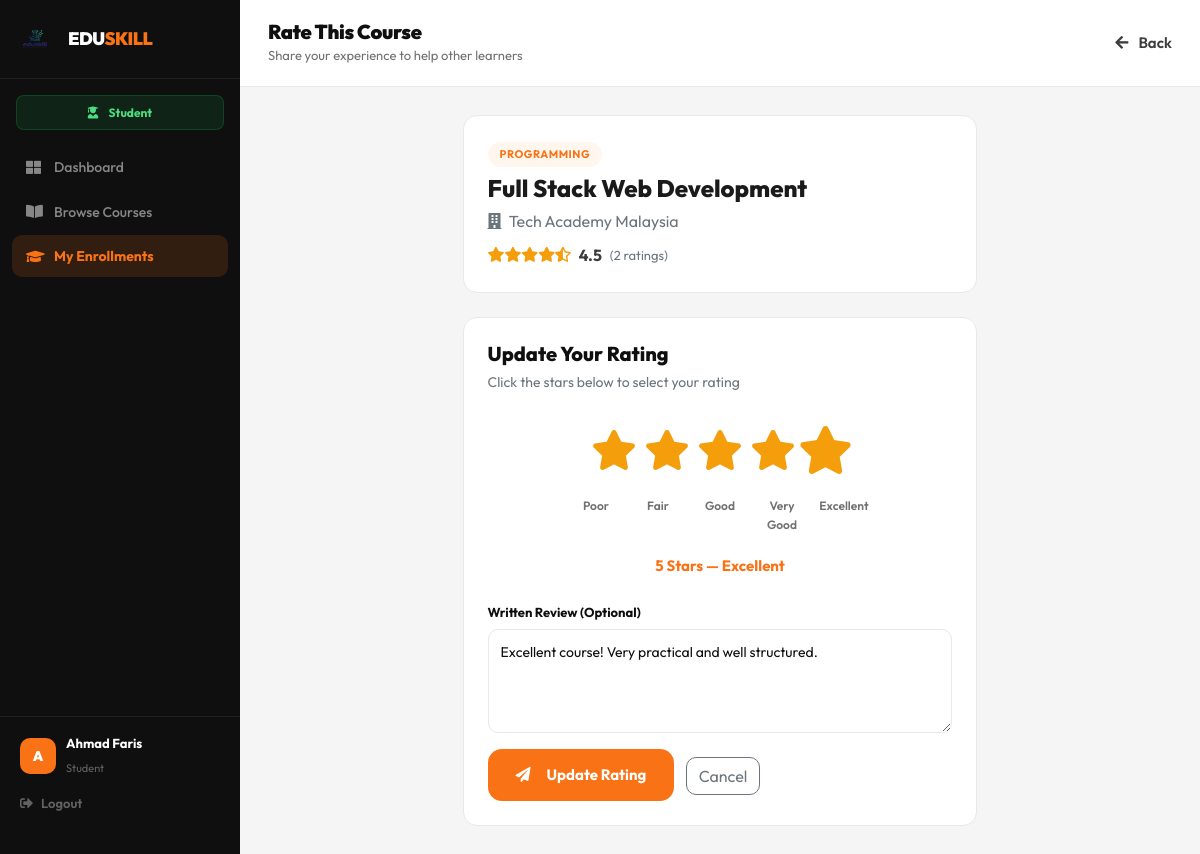
The app's page /student/rate_course.php?id=1 (signed in) with its own data.
### tables this page shows
CREATE TABLE IF NOT EXISTS courses (
    id           INT AUTO_INCREMENT PRIMARY KEY,
    provider_id  INT NOT NULL,
    title        VARCHAR(200) NOT NULL,
    category     VARCHAR(100) NOT NULL,
    duration     VARCHAR(50) NOT NULL,
    description  TEXT,
    price        DECIMAL(10,2) DEFAULT 0.00,
    max_students INT DEFAULT 30,
    status       ENUM('pending','approved','rejected') DEFAULT 'pending',
    created_at   TIMESTAMP DEFAULT CURRENT_TIMESTAMP,
    FOREIGN KEY (provider_id) REFERENCES providers(id) ON DELETE CASCADE
);

CREATE TABLE IF NOT EXISTS providers (
    id          INT AUTO_INCREMENT PRIMARY KEY,
    org_name    VARCHAR(150) NOT NULL,
    email       VARCHAR(100) NOT NULL UNIQUE,
    phone       VARCHAR(20),
    address     VARCHAR(200),
    description TEXT,
    password    VARCHAR(255) NOT NULL,
    status      ENUM('pending','approved','rejected') DEFAULT 'pending',
    created_at  TIMESTAMP DEFAULT CURRENT_TIMESTAMP
);

CREATE TABLE IF NOT EXISTS ratings (
    id          INT AUTO_INCREMENT PRIMARY KEY,
    student_id  INT NOT NULL,
    course_id   INT NOT NULL,
    rating      TINYINT NOT NULL CHECK (rating BETWEEN 1 AND 5),
    review      TEXT,
    created_at  TIMESTAMP DEFAULT CURRENT_TIMESTAMP,
    FOREIGN KEY (student_id) REFERENCES students(id) ON DELETE CASCADE,
    FOREIGN KEY (course_id)  REFERENCES courses(id)  ON DELETE CASCADE,
    UNIQUE KEY unique_rating (student_id, course_id)
);

### student/rate_course.php (the view, shortened to what this page needs)
<?php
require_once '../config/database.php';
$student_id   = $_SESSION['user_id'];
$student_name = $_SESSION['user_name'] ?? 'Student';
$course_id    = intval($_GET['id'] ?? 0);
$success      = '';
$stmt = mysqli_prepare($conn, "
    SELECT c.*, p.org_name as provider_name
    FROM courses c
    JOIN providers p ON c.provider_id = p.id
    JOIN enrollments e ON e.course_id = c.id
    WHERE c.id = ? AND e.student_id = ? AND e.status = 'approved'
");
mysqli_stmt_bind_param($stmt, 'ii', $course_id, $student_id);
mysqli_stmt_execute($stmt);
$course = mysqli_fetch_assoc(mysqli_stmt_get_result($stmt));
$check = mysqli_prepare($conn, "SELECT id, rating, review FROM ratings WHERE student_id=? AND course_id=?");
mysqli_stmt_bind_param($check, 'ii', $student_id, $course_id);
mysqli_stmt_execute($check);
$existing = mysqli_fetch_assoc(mysqli_stmt_get_result($check));
$avg_result    = mysqli_query($conn, "SELECT AVG(rating) as avg, COUNT(*) as total FROM ratings WHERE course_id=$course_id");
$avg_data      = mysqli_fetch_assoc($avg_result);
$avg_rating    = round($avg_data['avg'] ?? 0, 1);
$total_ratings = $avg_data['total'] ?? 0;
$current_rating = $existing['rating'] ?? 0;
?>
<!DOCTYPE html>
<html lang="en">
<head>
    <link rel="stylesheet" href="https://stackpath.bootstrapcdn.com/bootstrap/4.5.2/css/bootstrap.min.css">
    <link rel="stylesheet" href="https://cdnjs.cloudflare.com/ajax/libs/font-awesome/5.15.4/css/all.min.css">
    <link rel="stylesheet" href="../css/style.css">
    <link rel="stylesheet" href="../css/pasang.css">
    <link rel="stylesheet" href="../css/shreeyash.css">
</head>
<body class="dashboard-body">
<div class="dashboard-wrap">
    <aside class="dash-sidebar">
        <div class="dsb-brand">
            <a href="../index.php">
                <img src="../images/logo.png" alt="Logo"
                     style="width:30px;height:30px;border-radius:8px;object-fit:cover;"
                     onerror="this.style.display='none'">
                <span class="dsb-brand-text ml-2">EDU<span class="dsb-brand-accent">SKILL</span></span>
            </a>
        </div>
        <div class="dsb-role-badge student-role-badge">
            <i class="fas fa-user-graduate mr-2"></i> Student
        </div>
        <nav class="dsb-nav">
            <a href="dashboard.php"  class="dsb-link"><i class="fas fa-th-large"></i> Dashboard</a>
            <a href="courses.php"    class="dsb-link"><i class="fas fa-book-open"></i> Browse Courses</a>
            <a href="my_courses.php" class="dsb-link active"><i class="fas fa-graduation-cap"></i> My Enrollments</a>
        </nav>
        <div class="dsb-bottom">
            <div class="dsb-user-info">
                <div class="dsb-avatar"><?php echo strtoupper(substr($student_name,0,1)); ?></div>
                <div>
                    <strong><?php echo htmlspecialchars($student_name); ?></strong>
                    <span>Student</span>
                </div>
            </div>
            <a href="../auth/logout.php" class="dsb-logout">
                <i class="fas fa-sign-out-alt"></i> Logout
            </a>
        </div>
    </aside>
    <main class="dash-main">
        <div class="dash-topbar">
            <div>
                <h4 class="dash-page-title">Rate This Course</h4>
                <p class="dash-page-sub">Share your experience to help other learners</p>
            </div>
            <div class="dash-topbar-right">
                <a href="my_courses.php" class="btn-ghost">
                    <i class="fas fa-arrow-left mr-1"></i> Back
                </a>
            </div>
        </div>
        <div class="dash-content">
            <div class="row justify-content-center">
                <div class="col-lg-7">
                    <div class="dash-card mb-4 p-4">
                        <span class="course-cat mb-2 d-inline-block">
                            <?php echo htmlspecialchars($course['category']); ?>
                        </span>
                        <h4 style="font-weight:800;color:#1a1a1a;margin-bottom:6px;">
                            <?php echo htmlspecialchars($course['title']); ?>
                        </h4>
                        <p class="text-muted mb-2">
                            <i class="fas fa-building mr-1"></i>
                            <?php echo htmlspecialchars($course['provider_name']); ?>
                        </p>
                        <?php if ($total_ratings > 0): ?>
                        <div style="display:flex;align-items:center;gap:8px;margin-top:8px;">
                            <span style="color:#f59e0b;font-size:15px;">
                                <?php
                                $f = floor($avg_rating);
                                $h = ($avg_rating - $f) >= 0.3 ? 1 : 0;
                                for($i=0;$i<$f;$i++)  echo '<i class="fas fa-star"></i>';
                                if($h)                echo '<i class="fas fa-star-half-alt"></i>';
                                ?>
                            </span>
                            <strong><?php echo $avg_rating; ?></strong>
                            <span class="text-muted" style="font-size:13px;">
                                (<?php echo $total_ratings; ?> rating<?php echo $total_ratings>1?'s':''; ?>)
                            </span>
                        </div>
                        <?php else: ?>
                        <p class="text-muted mb-0" style="font-size:13px;margin-top:8px;">
                            No ratings yet — be the first to rate!
                        </p>
                        <?php endif; ?>
                    </div>
                    <div class="dash-card p-4">
                        <?php if (!$success): ?>
                        <h5 style="font-weight:800;margin-bottom:6px;">
                            <?php echo $existing ? 'Update Your Rating' : 'Your Rating'; ?>
                        </h5>
                        <p class="text-muted mb-4" style="font-size:14px;">
                            Click the stars below to select your rating
                        </p>
                        <form method="POST" action="" id="ratingForm">
                            <div class="text-center mb-4">
                                <div class="star-rating" id="starContainer">
                                    <label for="s5" title="Excellent"><i class="fas fa-star"></i></label>
                                    <label for="s4" title="Very Good"><i class="fas fa-star"></i></label>
                                    <label for="s3" title="Good"><i class="fas fa-star"></i></label>
                                    <label for="s2" title="Fair"><i class="fas fa-star"></i></label>
                                    <label for="s1" title="Poor"><i class="fas fa-star"></i></label>
                                </div>
                                <div class="rating-labels">
                                    <span class="rating-label-item">Poor</span>
                                    <span class="rating-label-item">Fair</span>
                                    <span class="rating-label-item">Good</span>
                                    <span class="rating-label-item">Very Good</span>
                                    <span class="rating-label-item">Excellent</span>
                                </div>
                                <div id="ratingFeedback" style="font-size:15px;font-weight:700;color:#f97316;min-height:24px;">
                                    <?php
                                    $labels = ['','Poor','Fair','Good','Very Good','Excellent'];
                                    if ($current_rating > 0) echo $current_rating . ' Stars — ' . $labels[$current_rating];
                                    ?>
                                </div>
                            </div>
                            <div class="form-group">
                                <label class="cf-label">Written Review (Optional)</label>
                                <textarea name="review" class="form-control cf-input" rows="4"
                                    placeholder="Share what you liked about this course, what you learned, and who you would recommend it to..."
                                    style="height:auto;padding-top:12px;"><?php echo htmlspecialchars($existing['review'] ?? ''); ?></textarea>
                            </div>
                            <button type="submit" class="btn-main">
                                <i class="fas fa-paper-plane mr-2"></i>
                                <?php echo $existing ? 'Update Rating' : 'Submit Rating'; ?>
                            </button>
                            <a href="my_courses.php" class="btn btn-outline-secondary ml-2" style="border-radius:10px;">
                                Cancel
                            </a>
                        </form>
                        <?php endif; ?>
                    </div>
                </div>
            </div>
        </div>
    </main>
</div>
</body>
</html>

### css/style.css (style rules this page uses)
:root { --orange: #f97316; --orange-dk: #ea580c; --orange-lt: #fff7ed; --orange-mid: #fed7aa; --black: #0f0f0f; --dark: #1a1a1a; --text: #3d3d3d; --muted: #717171; --border: #e8e8e8; --bg: #fafafa; --white: #ffffff; --green: #16a34a; --green-lt: #dcfce7; --blue: #2563eb; --blue-lt: #dbeafe; --purple: #7c3aed; --purple-lt: #ede9fe; --pink: #db2777; --pink-lt: #fce7f3; --teal: #0f766e; --teal-lt: #ccfbf1; --nav-h: 72px; --radius: 14px; --radius-lg: 20px; --radius-xl: 28px; --shadow: 0 2px 8px rgba(0,0,0,0.06), 0 1px 2px rgba(0,0,0,0.04); --shadow-md: 0 8px 24px rgba(0,0,0,0.08), 0 2px 8px rgba(0,0,0,0.04); --shadow-lg: 0 20px 48px rgba(0,0,0,0.10); }
* { margin: 0; padding: 0; box-sizing: border-box; }
body { font-family: 'Open Sans', sans-serif; }
body { font-family: 'Outfit', sans-serif; color: var(--text); background: var(--white); padding-top: var(--nav-h); font-size: 16px; line-height: 1.6; -webkit-font-smoothing: antialiased; }
h1, h2, h3, h4, h5, h6 { font-family: 'Outfit', sans-serif; color: var(--black); line-height: 1.15; font-weight: 800; }
a { text-decoration: none; color: inherit; }
img { max-width: 100%; height: auto; display: block; }
.btn-main { display: inline-flex; align-items: center; gap: 8px; background: var(--orange); color: white !important; font-family: 'Outfit', sans-serif; font-weight: 700; padding: 14px 28px; border-radius: var(--radius); font-size: 15px; transition: all 0.2s; border: none; cursor: pointer; }
.btn-ghost { color: var(--text) !important; font-weight: 600; font-size: 15px; display: inline-flex; align-items: center; gap: 6px; transition: color 0.2s; }
.course-cat { display: inline-block; background: var(--orange-lt); color: var(--orange); font-size: 11px; font-weight: 700; padding: 4px 12px; border-radius: 100px; margin-bottom: 10px; text-transform: uppercase; letter-spacing: 0.5px; }
.cf-label { font-size: 13px; font-weight: 700; color: var(--black); margin-bottom: 6px; display: block; }
.cf-input { border: 1.5px solid var(--border); border-radius: 10px; font-size: 14px; height: 46px; color: var(--black); background: white; transition: all 0.15s; font-family: 'Outfit', sans-serif; }
textarea.cf-input { height: auto; padding-top: 12px; }

### student/rate_course.php (style rules this page uses)
.star-rating { display: flex; flex-direction: row-reverse; justify-content: center; gap: 8px; margin-bottom: 14px; }
.star-rating label { font-size: 40px; color: #d1d5db; cursor: pointer; transition: color 0.15s, transform 0.15s; margin: 0; }
.star-rating input[type="radio"]:checked ~ label { color: #f59e0b; }
.star-rating input[type="radio"]:checked + label { transform: scale(1.2); }
.rating-labels { display: flex; justify-content: center; gap: 6px; font-size: 12px; color: #717171; margin-bottom: 20px; }
.rating-label-item { width: 56px; text-align: center; font-weight: 600; }

### records on screen
courses: category "PROGRAMMING", title "Full Stack Web Development", provider.org_name "Tech Academy Malaysia"
ratings: rating "5", rating "Excellent", review "Excellent course! Very practical and well structured."

### other values on screen
substr($student_name,0,1) "A"
$student_name "Ahmad Faris"
$avg_rating "4.5"
$total_ratings "2"
